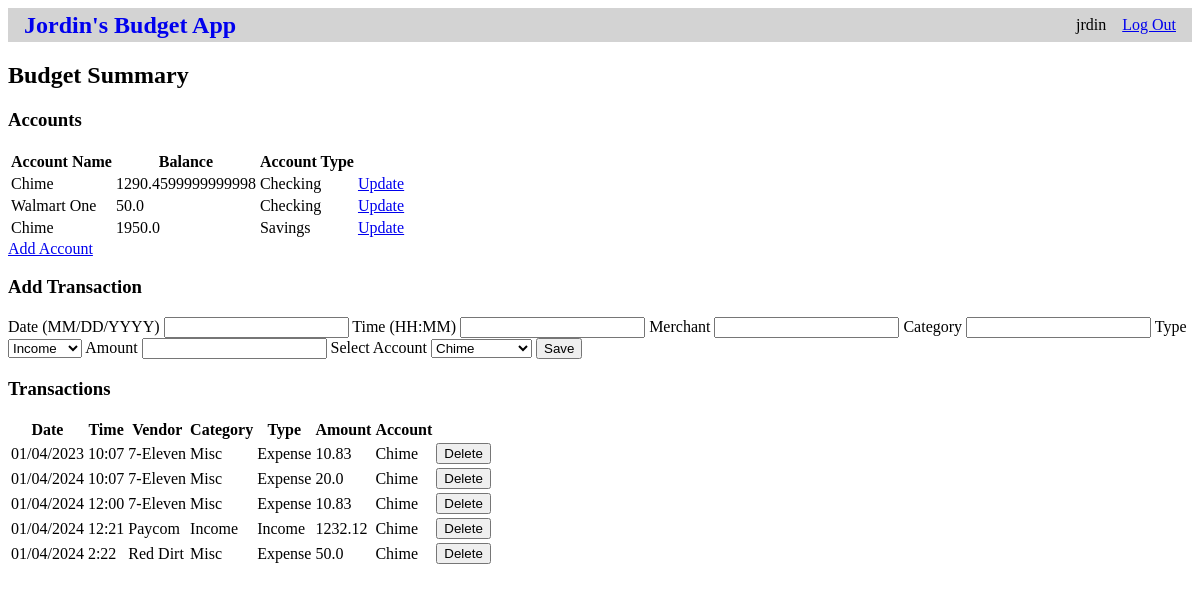
The app's page / (signed in) with its own data.
### tables this page shows
CREATE TABLE user (
    id INTEGER PRIMARY KEY AUTOINCREMENT,
    username TEXT UNIQUE NOT NULL,
    password TEXT NOT NULL
);

CREATE TABLE account (
    id INTEGER PRIMARY KEY AUTOINCREMENT,
    user_id INTEGER NOT NULL,
    name TEXT NOT NULL,
    balance REAL NOT NULL,
    account_type TEXT NOT NULL,
    FOREIGN KEY (user_id) REFERENCES user (id)
);

CREATE TABLE transactions (
    id INTEGER PRIMARY KEY AUTOINCREMENT,
    user_id INTEGER NOT NULL,
    date_occurred TEXT NOT NULL,
    time_occurred TEXT NOT NULL,
    vendor_id INTEGER NOT NULL,
    category_id INTEGER NOT NULL,
    type_id INTEGER NOT NULL,
    amount REAL NOT NULL,
    account_id INTEGER NOT NULL,
    notes TEXT,
    FOREIGN KEY (user_id) REFERENCES user (id),
    FOREIGN KEY (vendor_id) REFERENCES vendor (id),
    FOREIGN KEY (category_id) REFERENCES categories (id),
    FOREIGN KEY (type_id) REFERENCES types (id),
    FOREIGN KEY (account_id) REFERENCES account (id)
);

CREATE TABLE vendors (
    id INTEGER PRIMARY KEY AUTOINCREMENT,
    name TEXT NOT NULL
);

CREATE TABLE categories (
    id INTEGER PRIMARY KEY AUTOINCREMENT,
    name TEXT NOT NULL
);

CREATE TABLE types (
    id INTEGER PRIMARY KEY AUTOINCREMENT,
    name TEXT NOT NULL
);

### budget_app/budget.py (the view, shortened to what this page needs)
@bp.route("/", methods=("GET", "POST"))
@login_required
def index():
    db = get_db()
    accounts = db.execute(
        "SELECT id, name, balance, account_type FROM account WHERE user_id = ?",
        (g.user["id"],),
    ).fetchall()
    transactions = db.execute(
        "SELECT t.id, date_occurred, time_occurred, v.name v_name, c.name c_name, ty.name ty_name, amount, a.name a_name"
        " FROM transactions t JOIN vendors v ON t.vendor_id = v.id"
        "  JOIN categories c ON t.category_id = c.id"
        "  JOIN types ty ON t.type_id = ty.id"
        "  JOIN account a ON t.account_id = a.id"
        "  WHERE t.user_id = ?",
        (g.user["id"],),
    ).fetchall()
    types = db.execute(
        'SELECT id, name FROM types'
    ).fetchall()
    return render_template(
        "budget/index.html", accounts=accounts, transactions=transactions, types=types,
    )

### budget_app/auth.py (called while the page is built)
@bp.before_app_request
def load_logged_in_user():
    user_id = session.get('user_id')
    if user_id is None:
        g.user = None
    else:
        g.user = get_db().execute(
            'SELECT * FROM user WHERE id = ?', (user_id,)
        ).fetchone()

def login_required(view):
    @functools.wraps(view)
    def wrapped_view(**kwargs):
        if g.user is None:
            return redirect(url_for('auth.login'))
        return view(**kwargs)
    return wrapped_view

### budget_app/db.py (called while the page is built)
def get_db():
    if 'db' not in g:
        g.db = sqlite3.connect(
            current_app.config['DATABASE'],
            detect_types=sqlite3.PARSE_DECLTYPES
        )
        g.db.row_factory = sqlite3.Row
    return g.db

### budget_app/templates/budget/index.html
{% extends 'base.html' %}
{% block header %}
    <h1>{% block title %}Budget Summary{% endblock %}</h1>
{% endblock %}
{% block content %}
    <div id="accounts">
        <h3>Accounts</h3>
        <table>
            <thead>
                <tr>
                    <th><span>Account Name</span></th>
                    <th><span>Balance</span></th>
                    <th><span>Account Type</span></th>
                </tr>
            </thead>
            <tbody>
                {% for account in accounts %}
                    <tr>
                        <td><span>{{ account['name'] }}</span></td>
                        <td><span>{{ account['balance'] }}</span></td>
                        <td><span>{{ account['account_type'] }}</span></td>
                        <td><a href='{{ account["id"] }}/update_account'>Update</a></td>
                    </tr>
                {% endfor %}
            </tbody>
        </table>
        <a href="./add_account">Add Account</a>
    </div>
    <div id="add_transaction">
        <h3>Add Transaction</h3>
        <form method="post">
            <label for="date">Date (MM/DD/YYYY)</label>
            <input name="date" id="date" value="{{ request.form['date'] }}" required>
            <label for="time">Time (HH:MM)</label>
            <input name="time" id="time" value="{{ request.form['time'] }}">
            <label for="vendor">Merchant</label>
            <input name="vendor" id="vendor" value="{{ request.form['vendor'] }}" required>
            <label for="category">Category</label>
            <input name="category" id="category" value="{{ request.form['category'] }}" required>
            <label for="transaction_type">Type</label>
            <select name="transaction_type" id="transaction_type">
                {% for type in types %}
                    <option value="{{ type.name }}">{{ type['name'] }}</option>
                {% endfor %}
            </select>
            <label for="amount">Amount</label>
            <input name="amount" id="amount" value="{{ request.form['amount'] }}" required>
            <label for="account">Select Account</label>
            <select name="account" id="account" required>
                {% for account in accounts %}
                    <option value="{{ account.name }}">{{ account['name'] }}</option>
                {% endfor %}
            </select>
            <input type="submit" value="Save">
        </form>
    </div>
    <div id="transactions">
        <h3>Transactions</h3>
        <table>
            <thead>
                <tr>
                    <th><span>Date</span></th>
                    <th><span>Time</span></th>
                    <th><span>Vendor</span></th>
                    <th><span>Category</span></th>
                    <th><span>Type</span></th>
                    <th><span>Amount</span></th>
                    <th><span>Account</span></th>
                </tr>
            </thead>
            <tbody>
                {% for transaction in transactions %}
                    <tr>
                        <td><span>{{ transaction['date_occurred'] }}</span></td>
                        <td><span>{{ transaction['time_occurred'] }}</span></td>
                        <td><span>{{ transaction['v_name'] }}</span></td>
                        <td><span>{{ transaction['c_name'] }}</span></td>
                        <td><span>{{ transaction['ty_name'] }}</span></td>
                        <td><span>{{ transaction['amount'] }}</span></td>
                        <td><span>{{ transaction['a_name'] }}</span></td>
                        <td><form action="{{ url_for('budget.delete_transaction', id=transaction['id']) }}" method="post">
                            <input class="danger" type="submit" value="Delete" onclick="return confirm('Are you sure?');">
                        </form></td>
                {% endfor %}
            </tbody>
        </table>
    </div>
{% endblock %}

### budget_app/templates/base.html (shortened to what this page needs)
<!DOCTYPE html>
<html lang="en">
<head>
    <link rel="stylesheet" href="{{ url_for('static', filename='style.css')}}">
</head>
<body>
    <nav>
        <h1><a href="./">Jordin's Budget App</a></h1>
        <ul>
            {% if g.user %}
                <li><span>{{ g.user['username'] }}</span></li>
                <li><a href="{{ url_for('auth.logout') }}">Log Out</a></li>
            {% else %}
                <li><a href="{{ url_for('auth.register') }}">Register</a></li>
                <li><a href="{{ url_for('auth.login') }}">Log In</a></li>
            {% endif %}
        </ul>
    </nav>
    <section class="content">
        <header>{% block header %}{% endblock %}</header>
        {% block content %}{% endblock %}
    </section>
</body>
</html>

### budget_app/static/style.css (style rules this page uses)
nav { background: lightgray; display: flex; align-items: center; padding: 0 0.5rem; }
nav h1 { flex: auto; margin: 0; }
nav h1 a { text-decoration: none; padding: 0.25rem 0.5rem; }
nav ul { display: flex; list-style: none; margin: 0; padding: 0; }
nav ul li a, nav ul li span, header .action { display: block; padding: 0.5rem; }

### records on screen
user: user.username "jrdin"
account: name "Chime", balance "1290.4599999999998", account_type "Checking"
account: name "Walmart One", balance "50.0", account_type "Checking"
account: name "Chime", balance "1950.0", account_type "Savings"

### other values on screen
form field transaction_type "Income"
form field account "Chime"
